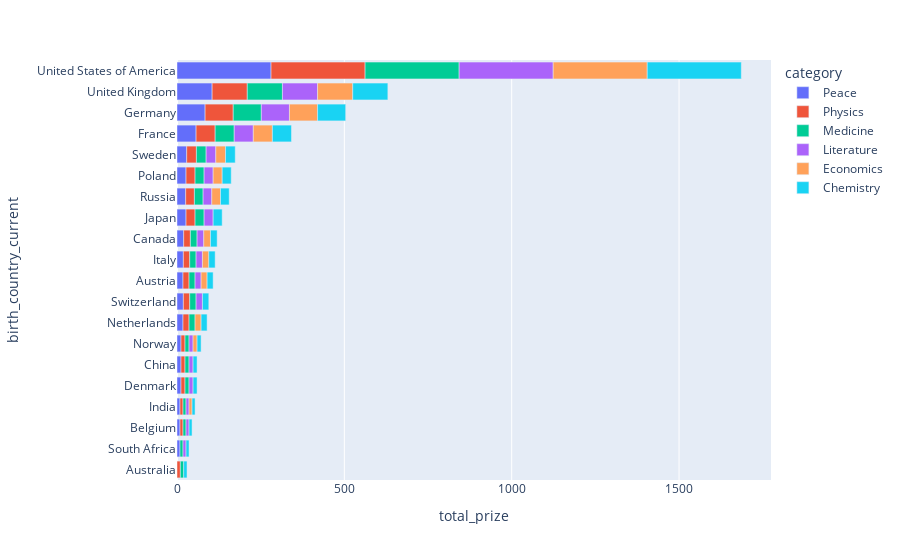

This figure's notebook cell:
### Code cell
bar = px.bar(aa, y='birth_country_current', x='total_prize', orientation='h', 
       color='category', )
bar.update_layout(coloraxis_showscale=True, yaxis={'categoryorder': 'total ascending'})

### Figure 1 — Plotly figure (JSON) as saved in the notebook; plotly's stock layout.template omitted (floating-point values rounded to 4 significant figures)
{"data": [{"hovertemplate": "category=Peace<br>total_prize=%{x}<br>birth_country_current=%{y}<extra></extra>", "legendgroup": "Peace", "marker": {"color": "#636efa", "pattern": {"shape": ""}}, "name": "Peace", "orientation": "h", "showlegend": true, "textposition": "auto", "type": "bar", "x": [9, 9, 9, 12, 12, 12, 18, 18, 19, 19, 20, 26, 27, 27, 29, 57, 84, 105, 281], "xaxis": "x", "y": ["South Africa", "India", "Belgium", "Denmark", "China", "Norway", "Netherlands", "Austria", "Switzerland", "Italy", "Canada", "Russia", "Poland", "Japan", "Sweden", "France", "Germany", "United Kingdom", "United States of America"], "yaxis": "y"}, {"hovertemplate": "category=Physics<br>total_prize=%{x}<br>birth_country_current=%{y}<extra></extra>", "legendgroup": "Physics", "marker": {"color": "#EF553B", "pattern": {"shape": ""}}, "name": "Physics", "orientation": "h", "showlegend": true, "textposition": "auto", "type": "bar", "x": [9, 9, 10, 12, 12, 12, 18, 18, 19, 19, 20, 26, 27, 27, 29, 57, 84, 105, 281], "xaxis": "x", "y": ["India", "Belgium", "Australia", "Denmark", "Norway", "China", "Netherlands", "Austria", "Switzerland", "Italy", "Canada", "Russia", "Poland", "Japan", "Sweden", "France", "Germany", "United Kingdom", "United States of America"], "yaxis": "y"}, {"hovertemplate": "category=Medicine<br>total_prize=%{x}<br>birth_country_current=%{y}<extra></extra>", "legendgroup": "Medicine", "marker": {"color": "#00cc96", "pattern": {"shape": ""}}, "name": "Medicine", "orientation": "h", "showlegend": true, "textposition": "auto", "type": "bar", "x": [9, 9, 9, 10, 12, 12, 12, 18, 18, 19, 19, 20, 26, 27, 27, 29, 57, 84, 105, 281], "xaxis": "x", "y": ["India", "Belgium", "South Africa", "Australia", "Denmark", "China", "Norway", "Netherlands", "Austria", "Switzerland", "Italy", "Canada", "Russia", "Poland", "Japan", "Sweden", "France", "Germany", "United Kingdom", "United States of America"], "yaxis": "y"}, {"hovertemplate": "category=Literature<br>total_prize=%{x}<br>birth_country_current=%{y}<extra></extra>", "legendgroup": "Literature", "marker": {"color": "#ab63fa", "pattern": {"shape": ""}}, "name": "Literature", "orientation": "h", "showlegend": true, "textposition": "auto", "type": "bar", "x": [9, 9, 9, 12, 12, 12, 18, 19, 19, 20, 26, 27, 27, 29, 57, 84, 105, 281], "xaxis": "x", "y": ["India", "South Africa", "Belgium", "Norway", "Denmark", "China", "Austria", "Switzerland", "Italy", "Canada", "Russia", "Poland", "Japan", "Sweden", "France", "Germany", "United Kingdom", "United States of America"], "yaxis": "y"}, {"hovertemplate": "category=Economics<br>total_prize=%{x}<br>birth_country_current=%{y}<extra></extra>", "legendgroup": "Economics", "marker": {"color": "#FFA15A", "pattern": {"shape": ""}}, "name": "Economics", "orientation": "h", "showlegend": true, "textposition": "auto", "type": "bar", "x": [9, 12, 18, 18, 19, 20, 26, 27, 29, 57, 84, 105, 281], "xaxis": "x", "y": ["India", "Norway", "Austria", "Netherlands", "Italy", "Canada", "Russia", "Poland", "Sweden", "France", "Germany", "United Kingdom", "United States of America"], "yaxis": "y"}, {"hovertemplate": "category=Chemistry<br>total_prize=%{x}<br>birth_country_current=%{y}<extra></extra>", "legendgroup": "Chemistry", "marker": {"color": "#19d3f3", "pattern": {"shape": ""}}, "name": "Chemistry", "orientation": "h", "showlegend": true, "textposition": "auto", "type": "bar", "x": [9, 9, 9, 10, 12, 12, 12, 18, 18, 19, 19, 20, 26, 27, 27, 29, 57, 84, 105, 281], "xaxis": "x", "y": ["India", "South Africa", "Belgium", "Australia", "Denmark", "China", "Norway", "Austria", "Netherlands", "Switzerland", "Italy", "Canada", "Russia", "Japan", "Poland", "Sweden", "France", "Germany", "United Kingdom", "United States of America"], "yaxis": "y"}], "layout": {"barmode": "relative", "coloraxis": {"showscale": true}, "legend": {"title": {"text": "category"}, "tracegroupgap": 0}, "margin": {"t": 60}, "xaxis": {"anchor": "y", "domain": [0, 1], "title": {"text": "total_prize"}}, "yaxis": {"anchor": "x", "categoryorder": "total ascending", "domain": [0, 1], "title": {"text": "birth_country_current"}}}}
